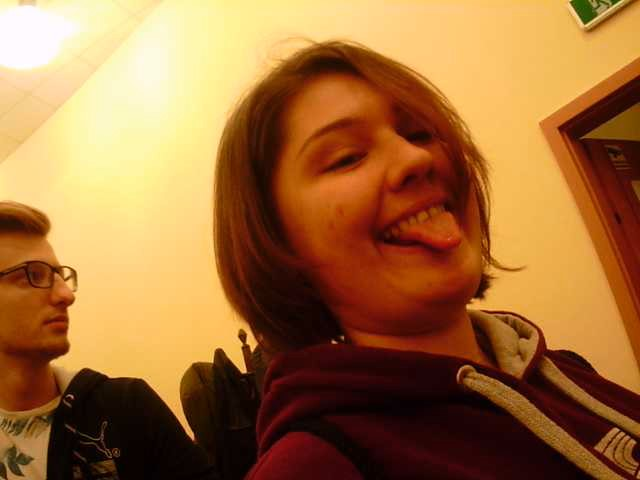
//> input picture Plakietki/Testowe/WIN_20181114_134445.JPG, 640 x 480 px, given in place of the camera
$ ./RedDetection   (built with g++ and OpenCV 4)
//> lines starting //> are read from the running program, lines starting //| are printed output that depends on the picture; after the words box and inside, x2 and y2 are one past the last pixel; in counts of white or black regions, pixels touching at a corner belong together
/* HSV Color Code:
    Color               Hue      Saturation    Value
    Red     ...     163 - 179    161 - 228   116 - 169
    Orange  ...     0 - 12       112 - 227   134 - 255
    Yellow  ...     22 - 34      38 - 244    160 - 255
    Green   ...     45 - 108     39 - 153    92 - 255
    Blue    ...     92 - 135     62 - 176    32 - 126
    Purple  ...     109 - 139    58 - 148    43 - 87
    **Note: Color May Vary depending on lighting!
*/

#include <iostream>
#include "opencv2/highgui/highgui.hpp"
#include "opencv2/imgproc/imgproc.hpp"

using namespace cv;
using namespace std;

Mat imgOriginal;
Mat imgCircles;
Mat imgThresholded;

void HSVOnly(int, int, int, int, int, int);
void Location();
void ImageFinalization();
void DebugSize();

 int main()
 {
    int iLowH = 0;
    int iHighH = 44;

    int iLowS = 161;
    int iHighS = 228;

    int iLowV = 46;
    int iHighV = 179;

    namedWindow("Control", CV_WINDOW_NORMAL); //create a window called "Control"
    namedWindow("Camera", CV_WINDOW_NORMAL);

    cvCreateTrackbar("LowH", "Control", &iLowH, 179); //Hue (0 - 179)
    cvCreateTrackbar("HighH", "Control", &iHighH, 179);

    cvCreateTrackbar("LowS", "Control", &iLowS, 255); //Saturation (0 - 255)
    cvCreateTrackbar("HighS", "Control", &iHighS, 255);

    cvCreateTrackbar("LowV", "Control", &iLowV, 255); //Value (0 - 255)
    cvCreateTrackbar("HighV", "Control", &iHighV, 255);

    VideoCapture cam(0);

    while(1)
    {
        cam.read(imgOriginal);
//> imgOriginal is the input picture: 480 rows x 640 cols, CV_8UC3; mean B, G, R 60.1, 110.1, 160.5

        HSVOnly(iLowH, iHighH, iLowS, iHighS, iLowV, iHighV);
        Location();
        ImageFinalization();

        imshow("Thresholded Image", imgThresholded); //show the thresholded image
        imshow("Camera", imgOriginal); //show the original image

        if (waitKey(30) == 27) //wait for 'esc' key press for 30ms. If 'esc' key is pressed, break loop
        {
            cout << "Who pressed the ESC Key?!" << endl;
            destroyAllWindows();
            break;
        }
    }

   return 0;
}

void HSVOnly(int iLowH, int iHighH, int iLowS, int iHighS, int iLowV, int iHighV)
{
//> called with iLowH = 0, iHighH = 44, iLowS = 161, iHighS = 228, iLowV = 46, iHighV = 179
    Mat imgHSV;

    //Convert the captured frame from BGR to HSV
    cvtColor(imgOriginal, imgHSV, COLOR_BGR2HSV);
//> imgHSV: 480 rows x 640 cols, CV_8UC3; mean H, S, V 27.6, 186, 160.5

    //Threshold the image
    inRange(imgHSV, Scalar(iLowH, iLowS, iLowV), Scalar(iHighH, iHighS, iHighV), imgThresholded);
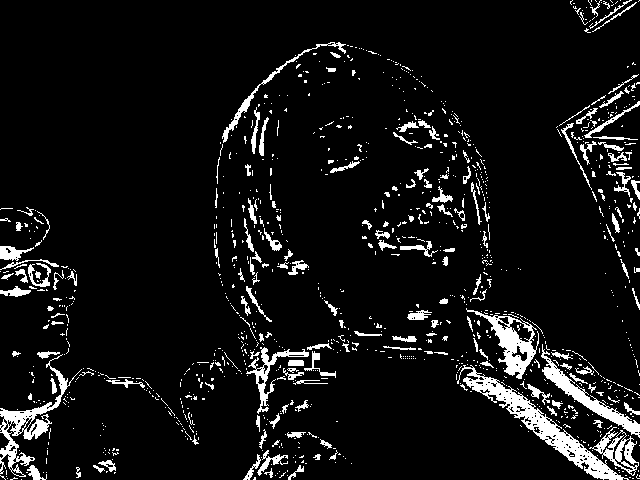
//> imgThresholded: 480 rows x 640 cols, CV_8UC1; 7.6% white; 1111 white regions (940 under 20 px), largest, box (x1, y1, x2, y2) and area: (457, 365, 629, 480) 2939, (0, 354, 82, 477) 1723, (466, 308, 539, 379) 1470

    //morphological opening (remove small objects from the foreground)
    erode(imgThresholded, imgThresholded, getStructuringElement(MORPH_ELLIPSE, Size(5, 5)) );
    dilate( imgThresholded, imgThresholded, getStructuringElement(MORPH_ELLIPSE, Size(5, 5)) );
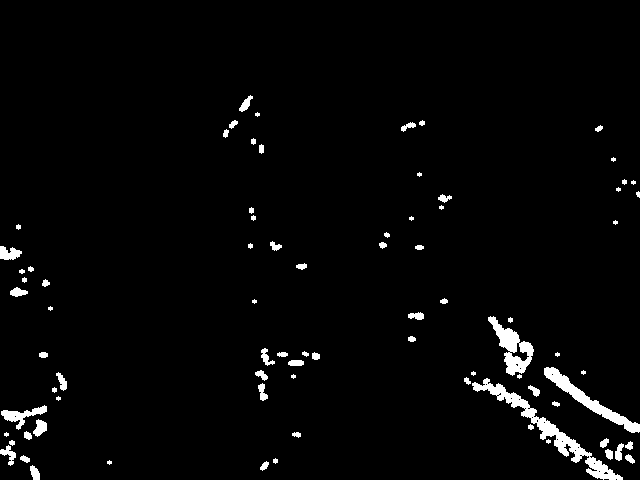
//> imgThresholded: 480 rows x 640 cols, CV_8UC1; 2.6% white; 81 white regions (19 under 20 px), largest, box (x1, y1, x2, y2) and area: (472, 378, 623, 480) 1970, (544, 367, 640, 433) 1143, (488, 316, 534, 376) 1051

    //morphological closing (fill small holes in the foreground)
    //dilate( imgThresholded, imgThresholded, getStructuringElement(MORPH_ELLIPSE, Size(5, 5)) );
    //erode(imgThresholded, imgThresholded, getStructuringElement(MORPH_ELLIPSE, Size(5, 5)) );
    //dilate( imgThresholded, imgThresholded, getStructuringElement(MORPH_ELLIPSE, Size(5, 5)) );
}

void Location()
{
    imgCircles = Mat::zeros( imgOriginal.size(), CV_8UC3 );
    Moments oMoments = moments(imgThresholded);
//> oMoments = moments, m00 2074680, centre m10/m00, m01/m00 = (402.1, 369.4)

    double dM01 = oMoments.m01;
//> dM01 = 766340280
    double dM10 = oMoments.m10;
//> dM10 = 834199605
    double dArea = oMoments.m00;
//> dArea = 2074680

    if (dArea > 10000)
    {
        //calculate the position of the ball
        int posX = dM10 / dArea;
//> posX = 402
        int posY = dM01 / dArea;
//> posY = 369

        if (posX >= 0 && posY >= 0)
        {
            //Draw a red circle encompassing object
            circle(imgCircles, Point(posX, posY), 25, Scalar(0, 0, 255), 1, 8, 1);
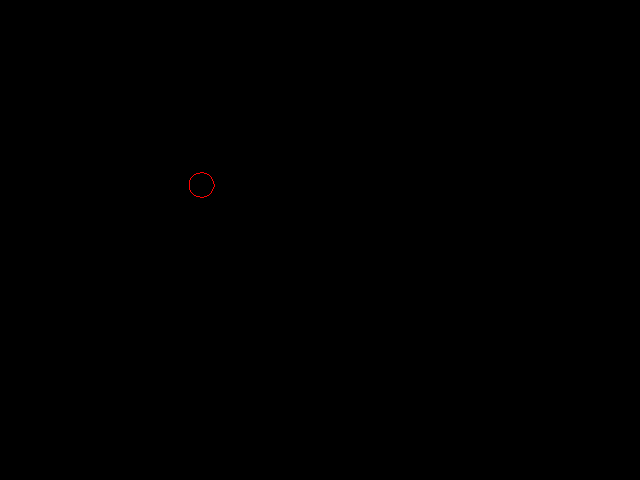
//> imgCircles: 480 rows x 640 cols, CV_8UC3; mean B, G, R 0, 0, 0.1
            circle(imgCircles, Point(posX, posY), 26, Scalar(0, 0, 255), 1, 8, 1);
//> imgCircles: 480 rows x 640 cols, CV_8UC3; 52 pixels changed, all inside (x1, y1, x2, y2) = (188, 172, 215, 199)
            circle(imgCircles, Point(posX, posY), 27, Scalar(0, 0, 255), 1, 8, 1);
//> imgCircles: 480 rows x 640 cols, CV_8UC3; mean B, G, R 0, 0, 0.1
            circle(imgCircles, Point(posX, posY), 24, Scalar(0, 0, 255), 1, 8, 1);
//> imgCircles: 480 rows x 640 cols, CV_8UC3; mean B, G, R 0, 0, 0.1
            circle(imgCircles, Point(posX, posY), 23, Scalar(0, 0, 255), 1, 8, 1);
//> imgCircles: 480 rows x 640 cols, CV_8UC3; mean B, G, R 0, 0, 0.2
        }
    }
}

void ImageFinalization()
{
    line(imgOriginal, Point(320,230), Point(320,250), Scalar(255, 0, 255), 1, 8);
//> imgOriginal: 480 rows x 640 cols, CV_8UC3; 21 pixels changed, all inside (x1, y1, x2, y2) = (320, 230, 321, 251)
    line(imgOriginal, Point(310,240), Point(330,240), Scalar(255, 0, 255), 1, 8);
//> imgOriginal: 480 rows x 640 cols, CV_8UC3; mean B, G, R 60.2, 110.1, 160.5

    imgOriginal = imgOriginal + imgCircles;
//> imgOriginal: 480 rows x 640 cols, CV_8UC3; mean B, G, R 60.2, 110.1, 160.5
//> the Esc key is pressed
}

void DebugSize()
{
    cout << imgCircles.size() << "\t" << imgCircles.channels() << "\t"
         << imgOriginal.size() << "\t" << imgOriginal.channels() << endl;
}


// [82 lines of commented-out code are left out]

$ run again, on Plakietki/Testowe/WIN_20181114_135617.JPG
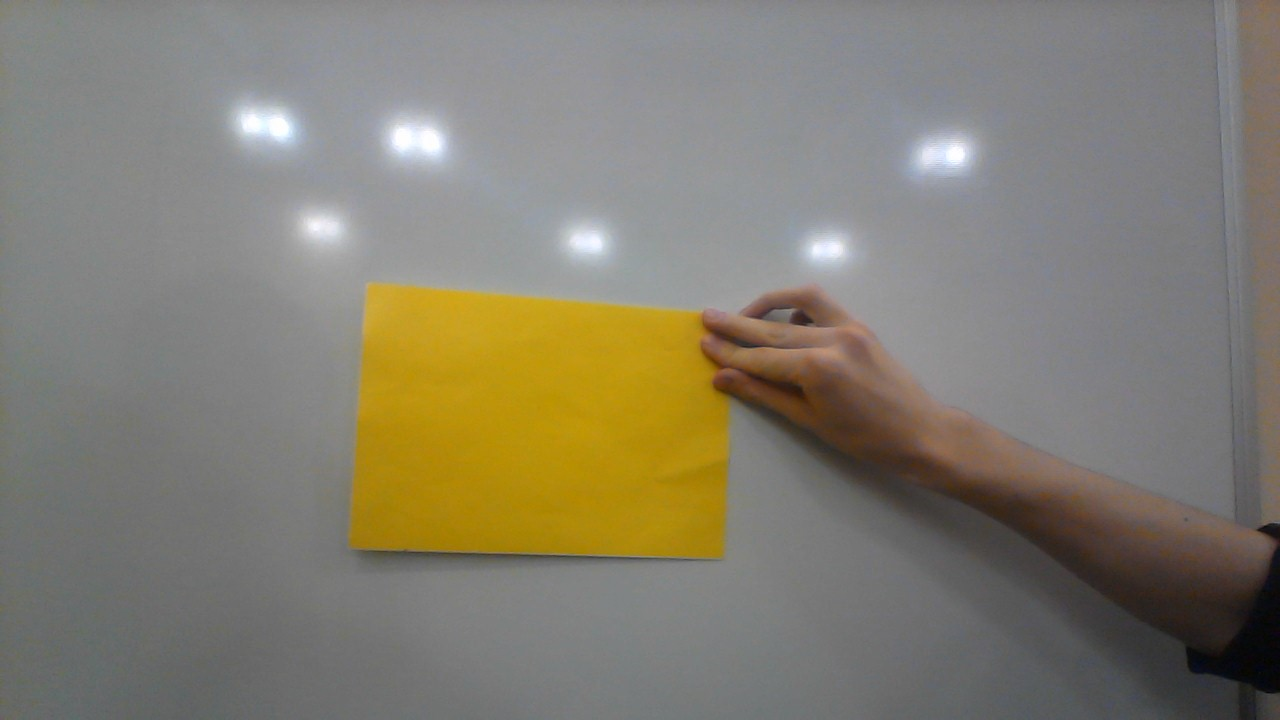
//> input picture Plakietki/Testowe/WIN_20181114_135617.JPG, 1280 x 720 px, given in place of the camera
//> imgOriginal is the input picture: 720 rows x 1280 cols, CV_8UC3; mean B, G, R 112.7, 126, 130.8
//> imgHSV: 720 rows x 1280 cols, CV_8UC3; mean H, S, V 61.4, 37.9, 133.3
//> in HSVOnly, `inRange(imgHSV, Scalar(iLowH, iLowS, iLowV), Scalar(iHighH, iHighS, iH..`:
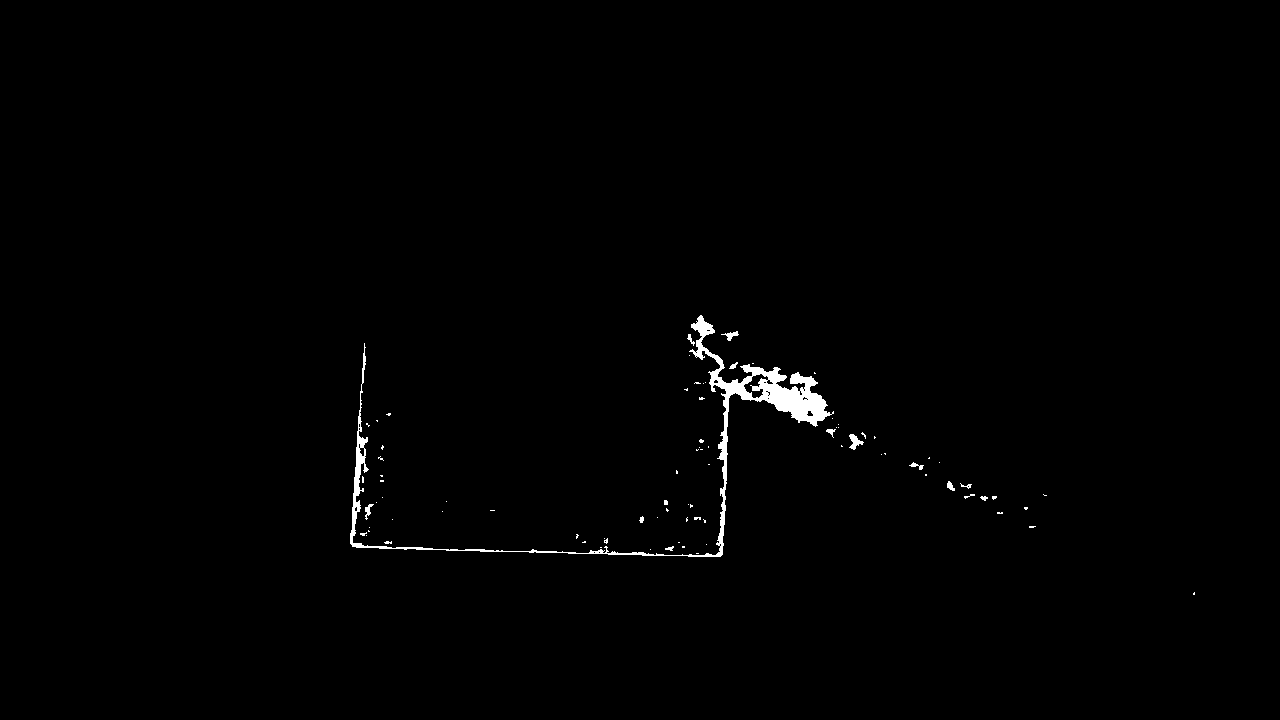
//> imgThresholded: 720 rows x 1280 cols, CV_8UC1; 0.74% white; 84 white regions (70 under 20 px), largest, box (x1, y1, x2, y2) and area: (350, 315, 834, 557) 5891, (849, 434, 864, 450) 117, (721, 331, 739, 341) 72
//> in HSVOnly, `dilate( imgThresholded, imgThresholded, getStructuringElement(MORPH_EL..`:
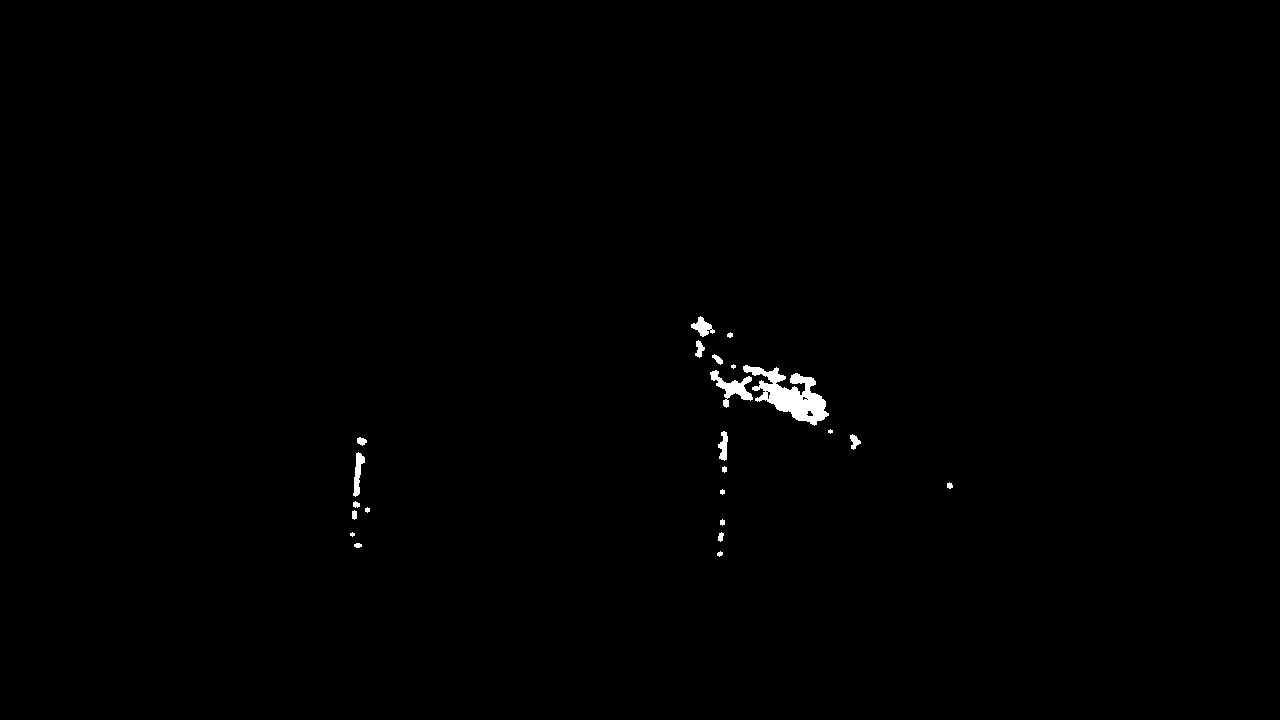
//> imgThresholded: 720 rows x 1280 cols, CV_8UC1; 0.46% white; 23 white regions (3 under 20 px), largest, box (x1, y1, x2, y2) and area: (743, 365, 829, 426) 2250, (710, 370, 753, 408) 584, (353, 452, 365, 497) 269
//> oMoments = moments, m00 1080690, centre m10/m00, m01/m00 = (722, 406.1)
//> dM01 = 438895545
//> dM10 = 780300255
//> dArea = 1080690
//> posX = 722
//> posY = 406
